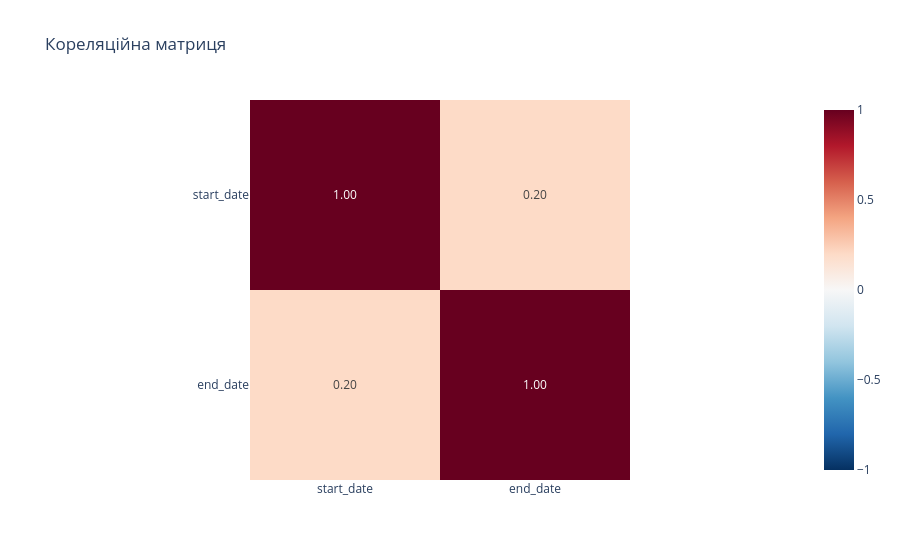

Write notebook code for a chart like this one.
### Code cell
import plotly.express as px

fig = px.imshow(
    correlation_matrix,
    text_auto='.2f',
    color_continuous_scale='RdBu_r',
    zmin=-1,
    zmax=1,
    title='Кореляційна матриця'
)

fig.show()

### Figure 1 — Plotly figure (JSON) as saved in the notebook; plotly's stock layout.template omitted (floating-point values rounded to 4 significant figures)
{"data": [{"coloraxis": "coloraxis", "hovertemplate": "x: %{x}<br>y: %{y}<br>color: %{z}<extra></extra>", "name": "0", "texttemplate": "%{z:.2f}", "type": "heatmap", "x": ["start_date", "end_date"], "xaxis": "x", "y": ["start_date", "end_date"], "yaxis": "y", "z": [[1.0, 0.1987], [0.1987, 1.0]]}], "layout": {"coloraxis": {"autocolorscale": false, "cmax": 1, "cmin": -1, "colorscale": [[0, "rgb(5,48,97)"], [0.1, "rgb(33,102,172)"], [0.2, "rgb(67,147,195)"], [0.3, "rgb(146,197,222)"], [0.4, "rgb(209,229,240)"], [0.5, "rgb(247,247,247)"], [0.6, "rgb(253,219,199)"], [0.7, "rgb(244,165,130)"], [0.8, "rgb(214,96,77)"], [0.9, "rgb(178,24,43)"], [1, "rgb(103,0,31)"]]}, "title": {"text": "Кореляційна матриця"}, "xaxis": {"anchor": "y", "constrain": "domain", "domain": [0, 1], "scaleanchor": "y"}, "yaxis": {"anchor": "x", "autorange": "reversed", "constrain": "domain", "domain": [0, 1]}}}
